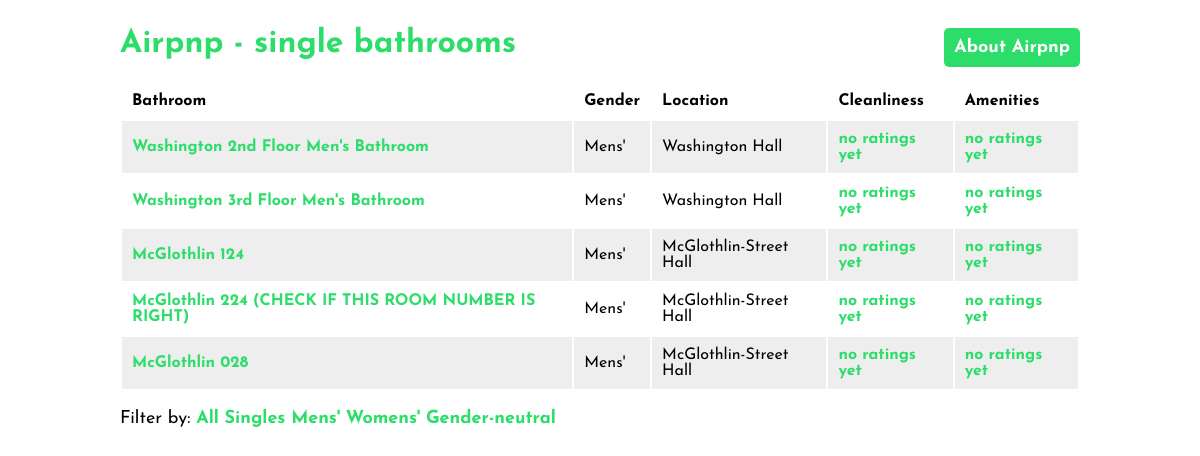
The page /bathrooms/?filtertype=singles on the database its author committed.
### bathrooms/models.py (models this page shows, shortened)
class Bathroom(models.Model):
	name = models.CharField(max_length=100)
	gender = models.PositiveSmallIntegerField() # 0 = male; 1 = female; 2 = gender-neutral
	urinals = models.PositiveSmallIntegerField()
	stalls = models.PositiveSmallIntegerField()
	handicap_stalls = models.PositiveSmallIntegerField()
	sinks = models.PositiveSmallIntegerField()
	paper_towels = models.PositiveSmallIntegerField()
	hand_dryers = models.PositiveSmallIntegerField()
	windows = models.PositiveSmallIntegerField()
	location = models.ForeignKey(Location, on_delete=models.CASCADE)
	location_desc = models.CharField(max_length=300, blank=True)

class Location(models.Model):
	human_readable_location = models.CharField(max_length=100)
	google_maps_link = models.CharField(max_length=50)
	google_maps_embed = models.CharField(max_length=500)

### bathrooms/views.py (the view)
def list(request):
	bathroom_list = Bathroom.objects.all()
	heading = 'all bathrooms'
	filtertype = request.GET.get('filtertype')
	if filtertype == 'singles':
		bathroom_list = Bathroom.objects.filter(urinals=1)
		heading = 'single bathrooms'
	if filtertype == 'mens':
		bathroom_list = Bathroom.objects.filter(gender=0)
		heading = 'mens\' rooms'
	if filtertype == 'womens':
		bathroom_list = Bathroom.objects.filter(gender=1)
		heading = 'womens\' rooms'
	if filtertype == 'genderneutral':
		bathroom_list = Bathroom.objects.filter(gender=2)
		heading = 'gender neutral rooms'
	length = len(bathroom_list)
	ratings_list = []
	for bathroom in bathroom_list:
		ratings = Rating.objects.filter(bathroom__id=bathroom.id)
		numberRatings = getRatings(bathroom, ratings)
		starRatings = {
			'cleanliness': numToStars(numberRatings['cleanliness']),
			'amenities': numToStars(numberRatings['amenities']),
		}
		ratings_list.append(starRatings)
	return render(request, 'bathrooms/list.html', {
		'bathroom_list': zip(bathroom_list, ratings_list),
		'heading': heading,
		'length': length
	})

### bathrooms/views.py (called while the page is built)
def getRatings(bathroom, ratings):
	cleanliness_rating_sum = 0
	amenities_rating_sum = 0
	rating_n = 0
	for rating in ratings:
		cleanliness_rating_sum += rating.cleanliness_rating
		amenities_rating_sum += rating.amenities_rating
		rating_n += 1
	cleanliness_rating = 'no ratings yet'
	amenities_rating = 'no ratings yet'
	if rating_n > 0:
		cleanliness_rating = cleanliness_rating_sum / rating_n
		amenities_rating = amenities_rating_sum / rating_n
	return {
		'cleanliness': cleanliness_rating,
		'amenities': amenities_rating
	}

def numToStars(rating):
	if rating == 'no ratings yet':
		return rating
	rating = round(rating)
	string = ''
	for i in range(rating):
		string += '&#9733;'
	return string

### bathrooms/templates/bathrooms/list.html (shortened to what this page needs)
{% extends "bathrooms/template.html" %}
{% block content %}
<div id="title">
	<h1>Airpnp - {{ heading }}</h1>
	<p id="navbutton"><a href="{% url 'index' %}">About Airpnp</a></p>
</div>
{% if bathroom_list and length > 0%}
	<table>
		<tr>
			<th>Bathroom</th>
			<th>Gender</th>
			<th>Location</th>
			<th>Cleanliness</th>
			<th>Amenities</th>
		</tr>
	{% for bathroom, rating in bathroom_list %}
		<tr>
			<td><a href="{% url 'bathrooms:detail' bathroom.id %}">{{ bathroom.name }}</a></td>
			<td>
				{% if bathroom.gender == 0 %} Mens' {% endif %}
			</td>
			<td>{{ bathroom.location.human_readable_location }}</td>
			<td>{{ rating.cleanliness|safe|escape }}</td>
			<td>{{ rating.amenities|safe|escape }}</td>
		</tr>
	{% endfor %}
	</table>
{% else %}
<p>No bathrooms here :(</p>
<p>Unfortunately you'll have to take your business elsewhere.</p>
{% endif %}
<p>Filter by: <a href="{% url 'bathrooms:list' %}">All</a> <a href="{% url 'bathrooms:list' %}?filtertype=singles">Singles</a> <a href="{% url 'bathrooms:list' %}?filtertype=mens">Mens'</a> <a href="{% url 'bathrooms:list' %}?filtertype=womens">Womens'</a> <a href="{% url 'bathrooms:list' %}?filtertype=genderneutral">Gender-neutral</a>
{% endblock %}

### bathrooms/static/style.css (style rules this page uses)
body { font-family: 'Josefin Sans', sans-serif; width: 80%; min-width: 400px; margin-left: auto; margin-right: auto; padding: 20px; }
h1 { color: #2cdd6a; font-weight: bold; margin-top: 0px; }
p { font-size: 18px; }
a { font-weight: bold; text-decoration: none; }
a:visited, a:link { color: #2cdd6a; }
#title { position: relative; }
#navbutton a { position: absolute; right: 0px; top: 0px; }
#navbutton a, input[type=submit] { color: #ffffff; background-color: #2cdd6a; padding: 10px; border-radius: 5px; border: none; font-family: inherit; font-size: inherit; }
table { width: 100%; }
th { text-align: left; }
td, th { padding: 10px; }
tr:nth-child(even) { background-color: #eeeeee; }
td:nth-child(4), td:nth-child(5) { color: #2cdd6a; font-weight: bold; }

### rows shown on the page
Bathroom: name "Washington 2nd Floor Men's Bathroom", gender "Mens'", location.human_readable_location "Washington Hall", cleanliness "no ratings yet", amenities "no ratings yet"
Bathroom: name "Washington 3rd Floor Men's Bathroom", gender "Mens'", location.human_readable_location "Washington Hall", cleanliness "no ratings yet", amenities "no ratings yet"
Bathroom: name "McGlothlin 124", gender "Mens'", location.human_readable_location "McGlothlin-Street Hall", cleanliness "no ratings yet", amenities "no ratings yet"
Bathroom: name "McGlothlin 224 (CHECK IF THIS ROOM NUMBER IS RIGHT)", gender "Mens'", location.human_readable_location "McGlothlin-Street Hall", cleanliness "no ratings yet", amenities "no ratings yet"
Bathroom: name "McGlothlin 028", gender "Mens'", location.human_readable_location "McGlothlin-Street Hall", cleanliness "no ratings yet", amenities "no ratings yet"

### other values the page prints
{{ heading }} "single bathrooms"
